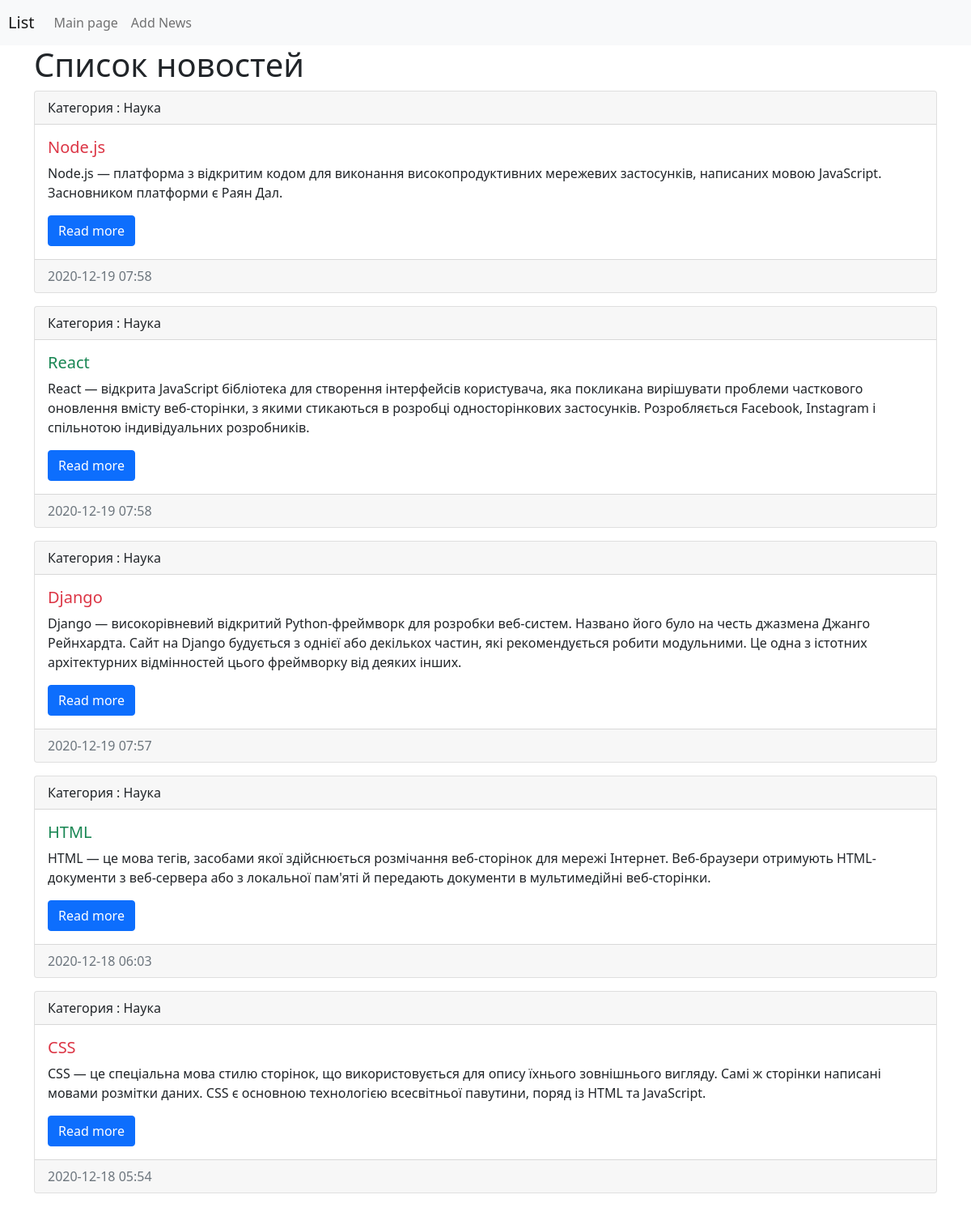
Page /news/ on the committed database.
### news/models.py (models this page shows, shortened)
class News(m.Model):
    title = m.CharField(max_length=50, verbose_name='Наиминование')
    content = m.TextField(blank=True, verbose_name='Контент')
    created_at = m.DateTimeField(auto_now_add=True, verbose_name='Опубликовано')
    update_at = m.DateTimeField(auto_now=True, verbose_name='Обновлено')
    photo = m.ImageField(upload_to='photos/%Y/%m/%d/', blank=True)
    is_published = m.BooleanField(default=True, verbose_name='Опубликовано')
    category = m.ForeignKey('Category', on_delete=m.PROTECT, null=True, verbose_name='Категория')
    class Meta:
        verbose_name = 'My News'
        verbose_name_plural = 'List of news'
        ordering = ['-created_at']

class Category(m.Model):
    title = m.CharField(max_length=50, db_index=True,
                        verbose_name='Наименование категории')
    class Meta:
        verbose_name = 'Категория'
        verbose_name_plural = 'Категории'
        ordering = ['title']

### news/views.py (the view)
# urls.py: path('', index),
def index(request):
    news = News.objects.all()
    context = {
        'news':  news,
        'title': 'List of news'
    }
    return render(request, 'news/index.html',
                  context=context)

### news/templates/news/index.html (shortened to what this page needs)
<!doctype html>
<html lang="en">
<head>
    <link href="https://cdn.jsdelivr.net/npm/bootstrap@5.0.0-beta1/dist/css/bootstrap.min.css" rel="stylesheet"
>
    <link rel="stylesheet" href="./index.css">
</head>
<body>
<nav class="navbar navbar-expand-lg navbar-light bg-light">
    <a style="padding-left: 10px;" class="navbar-brand" href="/">List</a>
    <div class="collapse navbar-collapse" id="navbarSupportedContent">
        <ul class="navbar-nav me-auto mb-2 mb-lg-0">
            <li class="nav-item"><a class="nav-link" href="/news/">Main page</a></li>
            <li class="nav-item"><a class="nav-link" href="/news/">Add News</a></li>
        </ul>
    </div>
</nav>
<div class="container mb-3">
    <h1>Список новостей</h1>
    <div class="row">
        <div class=".col-md-12">
            {% for item in news %}
            <div class="card mb-3">
                <div class="card-header">
                    Категория : {{item.category.title}}
                </div>
                <div class="card-body">
                    <h5 class="card-title {% cycle 'text-danger' 'text-success' %}">{{item.title }}</h5>
                    <p class="card-text">{{item.content}}</p>
                    <a href="#" class="btn btn-primary">Read more</a>
                </div>
                <div class="card-footer text-muted">
                    {{item.created_at |date:"Y-m-d H:i"}}
                </div>
            </div>
            {% endfor %}
        </div>
    </div>
</div>
</body>
</html>

### rows in the picture
News: category "Наука", title "Node.js", content "Node.js — платформа з відкритим кодом для виконання високопродуктивних мережевих застосунків, написаних мовою JavaScript. Засновником платформи є Раян Дал.", created_at "2020-12-19 07:58"
News: category "Наука", title "React", content "React — відкрита JavaScript бібліотека для створення інтерфейсів користувача, яка покликана вирішувати проблеми часткового оновлення вмісту веб-сторінки, з якими стикаються в розробці односторінкових застосунків. Розробляється Facebook, Instagram і спільнотою індивідуальних розробників.", created_at "2020-12-19 07:58"
News: category "Наука", title "Django", content "Django — високорівневий відкритий Python-фреймворк для розробки веб-систем. Названо його було на честь джазмена Джанго Рейнхардта. Сайт на Django будується з однієї або декількох частин, які рекомендується робити модульними. Це одна з істотних архітектурних відмінностей цього фреймворку від деяких інших.", created_at "2020-12-19 07:57"
News: category "Наука", title "HTML", content "HTML — це мова тегів, засобами якої здійснюється розмічання веб-сторінок для мережі Інтернет. Веб-браузери отримують HTML-документи з веб-сервера або з локальної пам'яті й передають документи в мультимедійні веб-сторінки.", created_at "2020-12-18 06:03"
News: category "Наука", title "CSS", content "CSS — це спеціальна мова стилю сторінок, що використовується для опису їхнього зовнішнього вигляду. Самі ж сторінки написані мовами розмітки даних. CSS є основною технологією всесвітньої павутини, поряд із HTML та JavaScript.", created_at "2020-12-18 05:54"
